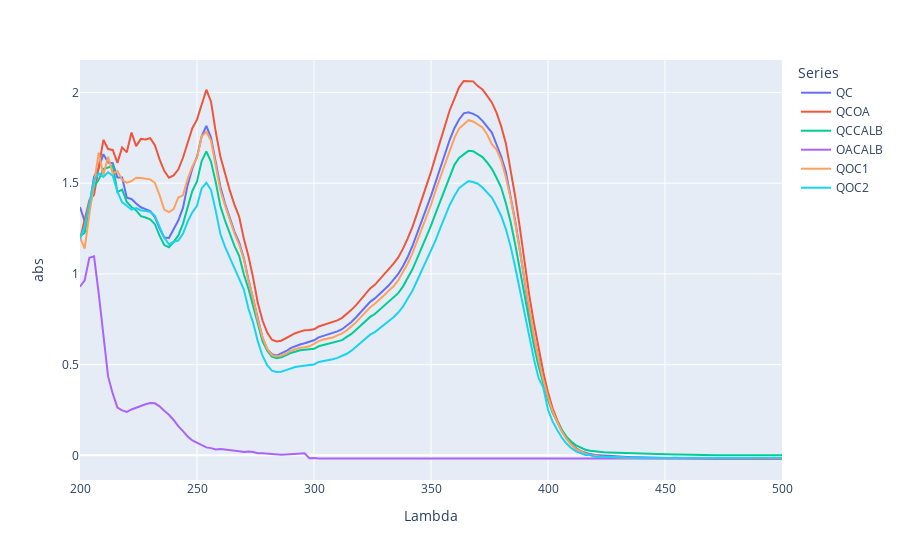

The cell this chart's notebook holds for it:
### Markdown cell above
### ***48 horas 200 rpm 50 °C***

### Code cell
import pandas as pd
import plotly.express as px
import os

# Define the file path for different operating systems
file_path = r'D:/OneDog/OneDrive/IrohLabs/JOE/JoeVV/df/48h.csv'

# Adjust file path for Unix-like systems (Linux, macOS) if necessary
if os.name != 'nt':  # 'nt' is the name for Windows systems
    file_path = file_path.replace('D:', '/mnt/d').replace('\\', '/')

# Load the data
df = pd.read_csv(file_path)

# Melt the DataFrame to long format
df_melted = df.melt(id_vars=['Lambda'], var_name='Series', value_name='abs')

# Create the line plot
fig = px.line(df_melted, x='Lambda', y='abs', color='Series')

# Show the plot
fig.show()

### Figure 1 — Plotly figure (JSON) as saved in the notebook; plotly's stock layout.template omitted (floating-point values rounded to 4 significant figures; data arrays with more than 128 entries replaced by an {"elided": "..."} marker saying what was removed)
{"data": [{"hovertemplate": "Series=QC<br>Lambda=%{x}<br>abs=%{y}<extra></extra>", "legendgroup": "QC", "line": {"color": "#636efa", "dash": "solid"}, "marker": {"symbol": "circle"}, "mode": "lines", "name": "QC", "orientation": "v", "showlegend": true, "type": "scatter", "x": {"elided": "151 int values"}, "xaxis": "x", "y": {"elided": "151 float values"}, "yaxis": "y"}, {"hovertemplate": "Series=QCOA<br>Lambda=%{x}<br>abs=%{y}<extra></extra>", "legendgroup": "QCOA", "line": {"color": "#EF553B", "dash": "solid"}, "marker": {"symbol": "circle"}, "mode": "lines", "name": "QCOA", "orientation": "v", "showlegend": true, "type": "scatter", "x": {"elided": "151 int values"}, "xaxis": "x", "y": {"elided": "151 float values"}, "yaxis": "y"}, {"hovertemplate": "Series=QCCALB<br>Lambda=%{x}<br>abs=%{y}<extra></extra>", "legendgroup": "QCCALB", "line": {"color": "#00cc96", "dash": "solid"}, "marker": {"symbol": "circle"}, "mode": "lines", "name": "QCCALB", "orientation": "v", "showlegend": true, "type": "scatter", "x": {"elided": "151 int values"}, "xaxis": "x", "y": {"elided": "151 float values"}, "yaxis": "y"}, {"hovertemplate": "Series=OACALB<br>Lambda=%{x}<br>abs=%{y}<extra></extra>", "legendgroup": "OACALB", "line": {"color": "#ab63fa", "dash": "solid"}, "marker": {"symbol": "circle"}, "mode": "lines", "name": "OACALB", "orientation": "v", "showlegend": true, "type": "scatter", "x": {"elided": "151 int values"}, "xaxis": "x", "y": {"elided": "151 float values"}, "yaxis": "y"}, {"hovertemplate": "Series=QOC1<br>Lambda=%{x}<br>abs=%{y}<extra></extra>", "legendgroup": "QOC1", "line": {"color": "#FFA15A", "dash": "solid"}, "marker": {"symbol": "circle"}, "mode": "lines", "name": "QOC1", "orientation": "v", "showlegend": true, "type": "scatter", "x": {"elided": "151 int values"}, "xaxis": "x", "y": {"elided": "151 float values"}, "yaxis": "y"}, {"hovertemplate": "Series=QOC2<br>Lambda=%{x}<br>abs=%{y}<extra></extra>", "legendgroup": "QOC2", "line": {"color": "#19d3f3", "dash": "solid"}, "marker": {"symbol": "circle"}, "mode": "lines", "name": "QOC2", "orientation": "v", "showlegend": true, "type": "scatter", "x": {"elided": "151 int values"}, "xaxis": "x", "y": {"elided": "151 float values"}, "yaxis": "y"}], "layout": {"autosize": true, "legend": {"title": {"text": "Series"}, "tracegroupgap": 0}, "margin": {"t": 60}, "xaxis": {"anchor": "y", "autorange": true, "domain": [0, 1], "range": [200, 500], "title": {"text": "Lambda"}, "type": "linear"}, "yaxis": {"anchor": "x", "autorange": true, "domain": [0, 1], "range": [-0.1357, 2.179], "title": {"text": "abs"}, "type": "linear"}}}
